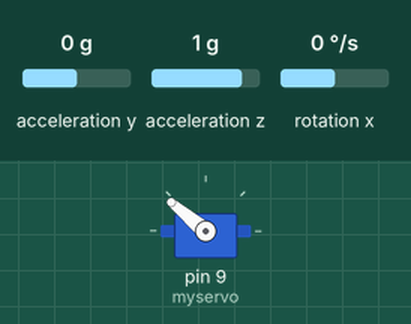
Recording of a sketch running on a simulated Arduino Uno, built with avr-gcc and run on an emulated ATmega328P. Shown: servo. The inputs (shaded band) are chosen by the test bench; at power-on: acceleration y 0 g, acceleration z 1 g, rotation x 0 °/s. What the sketch prints to the serial monitor is not drawn.

Above: at 1.2 s.
1.3 s: acceleration y set to 0.8 g
At 1.8 s:
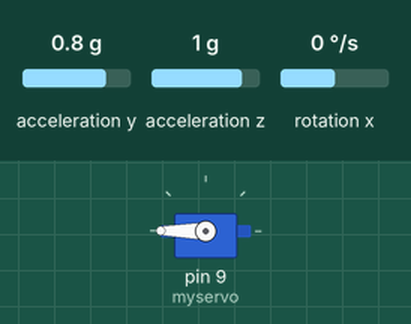
4.3 s: acceleration z set to -1.4 g
6.1 s: acceleration y set to 0.1 g
7.9 s: acceleration y set to -0.2 g
At 10.52 s:
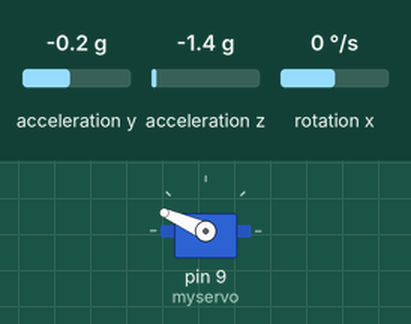
10.9 s: acceleration z set to 0 g
At 13.6 s:
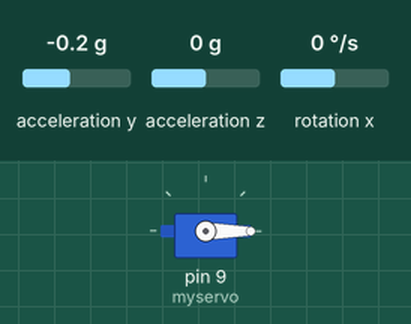
Timing chart, 0 to 50.7 s (numbered marks = the images above; inputs shaded):
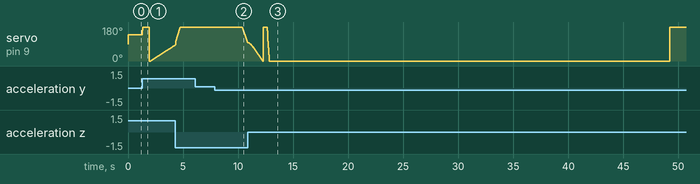

Measured:
- the behaviour switches between 0 and -0.1 g on acceleration y (found by bisection; images 1 and 2)
- after the input at 7.9 s, servo on pin 9 (myservo): moves from 180° to 96° over 0.50 s, starting after 2.5 s

The sketch:

KenzieAzuraSyaki_ControllingServoasAHydrofoil.ino
```cpp
#include "I2Cdev.h"
#include "MPU6050.h"
#include "Servo.h"

MPU6050 mpu; //mpu default adress is 0x68
Servo myservo; // create servo object to control a servo

//MPU6050 variables
int16_t ay, az, gx; //initialize acceleration on y and z and gyroscope on x (pitch) reading
float dt, pg, pa; //initialize dt-time quantized, pg-pitch calculation from gyroscope, pa-pitch calculation from accelerometer
float p = 0.0; //initialialize p for common-filtered pitch
unsigned long t0, t; //initialize intial and current time
const unsigned long interval = 4000; //for 4 ms loop

//Servo variables
float aoa0 = 140; //initialize initial angle of attack
float aoa = 0; //initialize aoa-angle of attack, ca-correction angle

//PID variables
float Kp = 5.0;
float Ki = 10.0;
float Kd = 0.1;
float sum = 0.0; //integral calculation
float dif = 0.0; //differential calculation
float pprev = 0.0; //e(t-dt)
float e = 0.0; //error

void setup() {
  /* Start I2C interface */
  Wire.begin(); //initializes communication bus at 100kHz
  Wire.setClock(400000); //unlocking 400KHz bus
  Wire.setTimeout(100); //instructs I2C bus to wait 100 ms before it freezes

  myservo.attach(9); // attached servo on pin 9

  Serial.begin(115200); //set baud rate at 115200

  /* Initialize MPU6050 */
  mpu.initialize();

  /* set initial time*/
  t0 = micros();
  /* set offset taken from MPU6050 calibration MPU_raw example, set it up again if a new calibration was done*/
  mpu.setXAccelOffset(-5513); //ay
  mpu.setZAccelOffset(10109); //az
  mpu.setYGyroOffset(-57); //gx
}

void loop() {
  t = micros();
  if (t - t0 >= interval) {
  /* find the change of time dt from iteration before t0 to now t*/
    dt = (float)(t-t0)/1000000.0;
    t0 = t;
    /* Read raw data from the MPU6050 module*/
    ay= mpu.getAccelerationY();
    az = mpu.getAccelerationZ();
    gx = mpu.getRotationX();
    /* convert the raw data to estimated pitch angle in degrees*/
    float gxdeg = (float)gx/131.0; // convert the raw data to angle units
    pg = pg + gxdeg*dt; // calculate estimated pitch angle from the gyroscope
    pa = atan2((float)ay, (float)az)*180.0/M_PI; //calculate estimated ptich angle from accelerometer

    p = 0.98*(p + gxdeg*dt) + 0.02*pa;

    sum = sum + p*dt; //sum calculaltion
    dif = (p - pprev)/dt; //dif calculation
    e = Kp*p + Ki*sum + Kd*dif;
    pprev = p; //recording the previous pitch for next loop

    aoa = aoa0 + e;
    myservo.write(aoa);

    /* Print the data */
    //Serial.print(dif); Serial.print("\t");
    //Serial.print(sum); Serial.print("\t");
    Serial.print(t); Serial.print("\n");
  }
}
```
